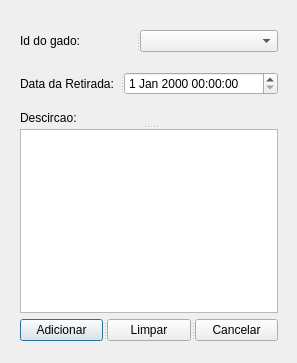
<?xml version="1.0" encoding="UTF-8"?>
<ui version="4.0">
 <class>addToRetiradas</class>
 <widget class="QDialog" name="addToRetiradas">
  <property name="geometry">
   <rect>
    <x>0</x>
    <y>0</y>
    <width>297</width>
    <height>363</height>
   </rect>
  </property>
  <property name="windowTitle">
   <string>Dialog</string>
  </property>
  <widget class="QWidget" name="layoutWidget">
   <property name="geometry">
    <rect>
     <x>20</x>
     <y>30</y>
     <width>258</width>
     <height>311</height>
    </rect>
   </property>
   <layout class="QVBoxLayout" name="verticalLayout">
    <item>
     <widget class="QSplitter" name="splitter">
      <property name="orientation">
       <enum>Qt::Horizontal</enum>
      </property>
      <widget class="QLabel" name="idMortosLabel">
       <property name="text">
        <string>Id do gado:</string>
       </property>
      </widget>
      <widget class="QComboBox" name="idRetiradosComboBox"/>
     </widget>
    </item>
    <item>
     <spacer name="verticalSpacer">
      <property name="orientation">
       <enum>Qt::Vertical</enum>
      </property>
      <property name="sizeHint" stdset="0">
       <size>
        <width>20</width>
        <height>18</height>
       </size>
      </property>
     </spacer>
    </item>
    <item>
     <widget class="QSplitter" name="splitter_4">
      <property name="orientation">
       <enum>Qt::Horizontal</enum>
      </property>
      <widget class="QLabel" name="dataRetiradaLabel">
       <property name="text">
        <string>Data da Retirada:</string>
       </property>
      </widget>
      <widget class="QDateTimeEdit" name="dataRetiradaDateTimeEdit">
       <property name="enabled">
        <bool>true</bool>
       </property>
      </widget>
     </widget>
    </item>
    <item>
     <spacer name="verticalSpacer_2">
      <property name="orientation">
       <enum>Qt::Vertical</enum>
      </property>
      <property name="sizeHint" stdset="0">
       <size>
        <width>17</width>
        <height>13</height>
       </size>
      </property>
     </spacer>
    </item>
    <item>
     <widget class="QSplitter" name="splitter_7">
      <property name="orientation">
       <enum>Qt::Vertical</enum>
      </property>
      <widget class="QLabel" name="descricaoLabel">
       <property name="text">
        <string>Descircao: </string>
       </property>
      </widget>
      <widget class="QPlainTextEdit" name="descricaoPlainTextEdit"/>
     </widget>
    </item>
    <item>
     <widget class="QSplitter" name="splitter_5">
      <property name="orientation">
       <enum>Qt::Horizontal</enum>
      </property>
      <widget class="QPushButton" name="adicionarPushButton">
       <property name="text">
        <string>Adicionar</string>
       </property>
      </widget>
      <widget class="QPushButton" name="limparPushButton">
       <property name="text">
        <string>Limpar</string>
       </property>
      </widget>
      <widget class="QPushButton" name="cancelarPushButton">
       <property name="text">
        <string>Cancelar</string>
       </property>
      </widget>
     </widget>
    </item>
   </layout>
  </widget>
 </widget>
 <resources/>
 <connections/>
</ui>
